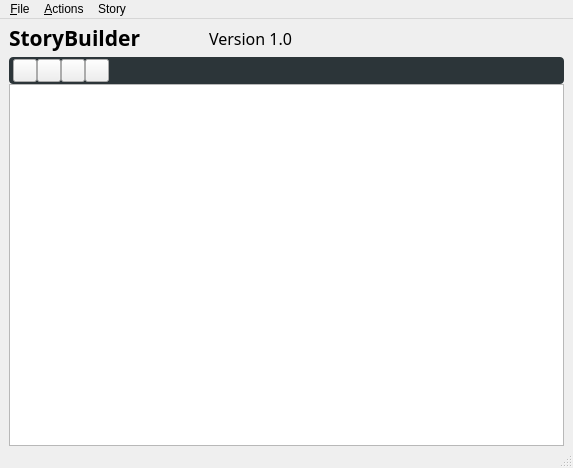
<?xml version="1.0" encoding="UTF-8"?>
<ui version="4.0">
 <class>MainWindow</class>
 <widget class="QMainWindow" name="MainWindow">
  <property name="geometry">
   <rect>
    <x>0</x>
    <y>0</y>
    <width>573</width>
    <height>468</height>
   </rect>
  </property>
  <property name="windowTitle">
   <string>StoryBuilder</string>
  </property>
  <widget class="QWidget" name="centralwidget">
   <layout class="QVBoxLayout" name="verticalLayout">
    <property name="spacing">
     <number>0</number>
    </property>
    <property name="leftMargin">
     <number>9</number>
    </property>
    <property name="topMargin">
     <number>0</number>
    </property>
    <property name="rightMargin">
     <number>9</number>
    </property>
    <property name="bottomMargin">
     <number>0</number>
    </property>
    <item>
     <layout class="QHBoxLayout" name="horizontalLayout" stretch="0,0">
      <property name="spacing">
       <number>0</number>
      </property>
      <property name="sizeConstraint">
       <enum>QLayout::SetMaximumSize</enum>
      </property>
      <property name="topMargin">
       <number>4</number>
      </property>
      <property name="rightMargin">
       <number>4</number>
      </property>
      <property name="bottomMargin">
       <number>4</number>
      </property>
      <item>
       <widget class="QLabel" name="Title">
        <property name="maximumSize">
         <size>
          <width>200</width>
          <height>16777215</height>
         </size>
        </property>
        <property name="font">
         <font>
          <family>Moonbeam</family>
          <pointsize>16</pointsize>
          <weight>75</weight>
          <italic>false</italic>
          <bold>true</bold>
         </font>
        </property>
        <property name="text">
         <string>StoryBuilder</string>
        </property>
       </widget>
      </item>
      <item>
       <widget class="QLabel" name="Version">
        <property name="font">
         <font>
          <family>Moonbeam</family>
          <pointsize>12</pointsize>
          <weight>50</weight>
          <bold>false</bold>
         </font>
        </property>
        <property name="text">
         <string>Version 1.0</string>
        </property>
       </widget>
      </item>
     </layout>
    </item>
    <item>
     <widget class="QFrame" name="frame">
      <property name="sizePolicy">
       <sizepolicy hsizetype="Expanding" vsizetype="Minimum">
        <horstretch>0</horstretch>
        <verstretch>0</verstretch>
       </sizepolicy>
      </property>
      <property name="autoFillBackground">
       <bool>false</bool>
      </property>
      <property name="styleSheet">
       <string notr="true">QFrame, QLabel, QToolTip {
    border-radius: 4px;
    background-color: rgb(44,53,57);
}</string>
      </property>
      <property name="frameShape">
       <enum>QFrame::StyledPanel</enum>
      </property>
      <property name="frameShadow">
       <enum>QFrame::Raised</enum>
      </property>
      <layout class="QHBoxLayout" name="horizontalLayout_2">
       <property name="spacing">
        <number>0</number>
       </property>
       <property name="leftMargin">
        <number>4</number>
       </property>
       <property name="topMargin">
        <number>2</number>
       </property>
       <property name="rightMargin">
        <number>4</number>
       </property>
       <property name="bottomMargin">
        <number>2</number>
       </property>
       <item>
        <widget class="QToolButton" name="addEntryButton">
         <property name="sizePolicy">
          <sizepolicy hsizetype="Fixed" vsizetype="Fixed">
           <horstretch>0</horstretch>
           <verstretch>0</verstretch>
          </sizepolicy>
         </property>
         <property name="text">
          <string/>
         </property>
         <property name="icon">
          <iconset resource="Resources/Icons/icons.qrc">
           <normaloff>:/Plus.png</normaloff>:/Plus.png</iconset>
         </property>
         <attribute name="buttonGroup">
          <string notr="true">buttonGroup</string>
         </attribute>
        </widget>
       </item>
       <item>
        <widget class="QToolButton" name="removeEntryButton">
         <property name="sizePolicy">
          <sizepolicy hsizetype="Fixed" vsizetype="Fixed">
           <horstretch>0</horstretch>
           <verstretch>0</verstretch>
          </sizepolicy>
         </property>
         <property name="text">
          <string/>
         </property>
         <property name="icon">
          <iconset>
           <normalon>:/Minus.png</normalon>
          </iconset>
         </property>
         <attribute name="buttonGroup">
          <string notr="true">buttonGroup</string>
         </attribute>
        </widget>
       </item>
       <item>
        <widget class="QToolButton" name="moveEntryUpButton">
         <property name="sizePolicy">
          <sizepolicy hsizetype="Fixed" vsizetype="Fixed">
           <horstretch>0</horstretch>
           <verstretch>0</verstretch>
          </sizepolicy>
         </property>
         <property name="text">
          <string/>
         </property>
         <property name="icon">
          <iconset>
           <normalon>:/Up.png</normalon>
          </iconset>
         </property>
        </widget>
       </item>
       <item>
        <widget class="QToolButton" name="moveEntryDownButton">
         <property name="sizePolicy">
          <sizepolicy hsizetype="Fixed" vsizetype="Fixed">
           <horstretch>0</horstretch>
           <verstretch>0</verstretch>
          </sizepolicy>
         </property>
         <property name="text">
          <string/>
         </property>
         <property name="icon">
          <iconset>
           <normalon>:/Down.png</normalon>
          </iconset>
         </property>
        </widget>
       </item>
       <item>
        <spacer name="horizontalSpacer">
         <property name="orientation">
          <enum>Qt::Horizontal</enum>
         </property>
         <property name="sizeHint" stdset="0">
          <size>
           <width>40</width>
           <height>20</height>
          </size>
         </property>
        </spacer>
       </item>
      </layout>
     </widget>
    </item>
    <item>
     <widget class="QTableView" name="chapterTableView"/>
    </item>
   </layout>
  </widget>
  <widget class="QMenuBar" name="menubar">
   <property name="geometry">
    <rect>
     <x>0</x>
     <y>0</y>
     <width>573</width>
     <height>21</height>
    </rect>
   </property>
   <widget class="QMenu" name="fileMenu">
    <property name="title">
     <string>&amp;File</string>
    </property>
    <addaction name="exitAction"/>
   </widget>
   <widget class="QMenu" name="actionsMenu">
    <property name="title">
     <string>&amp;Actions</string>
    </property>
    <addaction name="insertRowAction"/>
    <addaction name="separator"/>
    <addaction name="removeRowAction"/>
    <addaction name="separator"/>
   </widget>
   <widget class="QMenu" name="storyMenu">
    <property name="title">
     <string>Story</string>
    </property>
    <addaction name="createNewAction"/>
    <addaction name="loadDataAction"/>
   </widget>
   <addaction name="fileMenu"/>
   <addaction name="actionsMenu"/>
   <addaction name="storyMenu"/>
  </widget>
  <widget class="QStatusBar" name="statusbar"/>
  <action name="exitAction">
   <property name="text">
    <string>E&amp;xit</string>
   </property>
   <property name="shortcut">
    <string>Ctrl+Q</string>
   </property>
  </action>
  <action name="insertRowAction">
   <property name="text">
    <string>Insert Row</string>
   </property>
   <property name="shortcut">
    <string>Ctrl+I, R</string>
   </property>
  </action>
  <action name="removeRowAction">
   <property name="text">
    <string>Remove Row</string>
   </property>
   <property name="shortcut">
    <string>Ctrl+R, R</string>
   </property>
  </action>
  <action name="loadDataAction">
   <property name="text">
    <string>Load Story Data</string>
   </property>
  </action>
  <action name="createNewAction">
   <property name="text">
    <string>Create New</string>
   </property>
  </action>
 </widget>
 <resources>
  <include location="Resources/Icons/icons.qrc"/>
 </resources>
 <connections/>
 <buttongroups>
  <buttongroup name="buttonGroup"/>
 </buttongroups>
</ui>
